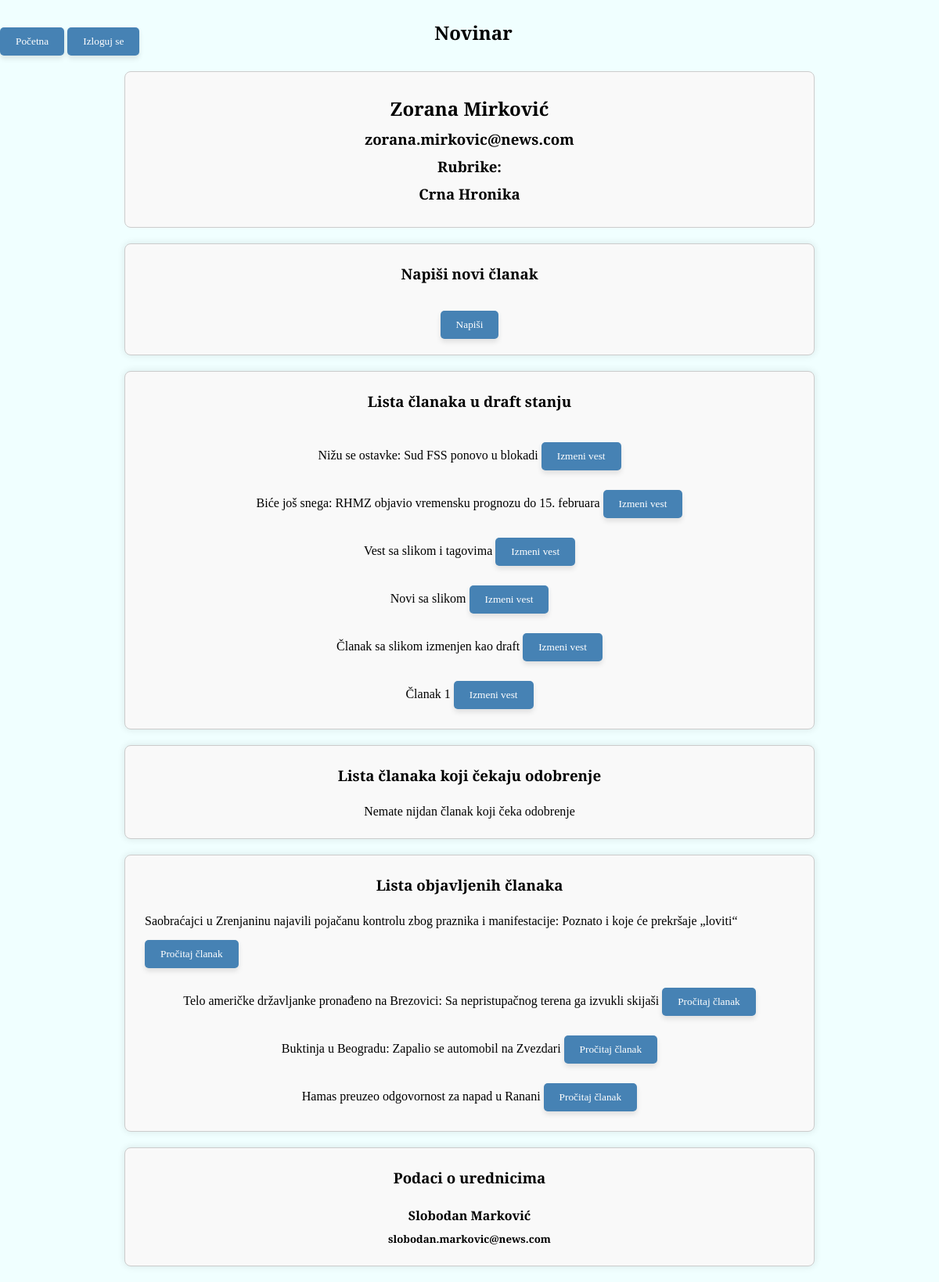
The app's page /Admin/naslovna.php (signed in) with its own data.
### tables this page shows
CREATE TABLE IF NOT EXISTS `novinar_rubrika` (
  `id_novinar_rubrika` int(11) NOT NULL AUTO_INCREMENT,
  `id_rubrike` int(11) NOT NULL,
  `id_novinara` int(11) NOT NULL,
  PRIMARY KEY (`id_novinar_rubrika`),
  KEY `fk_novinar_rubrika_rubrika1_idx` (`id_rubrike`),
  KEY `fk_novinar_rubrika_redakcija1_idx` (`id_novinara`)
);

CREATE TABLE IF NOT EXISTS `rubrika` (
  `id_rubrike` int(11) NOT NULL AUTO_INCREMENT,
  `naziv` varchar(45) NOT NULL,
  PRIMARY KEY (`id_rubrike`)
);

CREATE TABLE IF NOT EXISTS `vest` (
  `id_vesti` int(11) NOT NULL AUTO_INCREMENT,
  `naslov` varchar(200) NOT NULL,
  `sadrzaj` mediumtext NOT NULL,
  `datum_vreme` datetime DEFAULT NULL,
  `broj_lajkova` int(11) NOT NULL DEFAULT '0',
  `broj_dislajkova` int(11) NOT NULL DEFAULT '0',
  `stanje` varchar(45) NOT NULL,
  `id_novinara` int(11) NOT NULL,
  `id_rubrike` int(11) NOT NULL,
  `slika_url` varchar(500) NOT NULL,
  PRIMARY KEY (`id_vesti`),
  KEY `fk_vest_rubrika_idx` (`id_rubrike`),
  KEY `fk_vest_redakcija1_idx` (`id_novinara`)
);

CREATE TABLE IF NOT EXISTS `urednik_rubrika` (
  `id_urednik_rubrika` int(11) NOT NULL AUTO_INCREMENT,
  `id_rubrike` int(11) NOT NULL,
  `id_urednika` int(11) NOT NULL,
  PRIMARY KEY (`id_urednik_rubrika`),
  KEY `fk_urednik_rubrika_rubrika1_idx` (`id_rubrike`),
  KEY `fk_urednik_rubrika_redakcija1_idx` (`id_urednika`)
);

CREATE TABLE IF NOT EXISTS `redakcija` (
  `id_korisnika` int(11) NOT NULL AUTO_INCREMENT,
  `username` varchar(45) NOT NULL,
  `password` varchar(300) NOT NULL,
  `ime_prezime` varchar(70) NOT NULL,
  `uloga` varchar(45) NOT NULL,
  `email` varchar(70) NOT NULL,
  PRIMARY KEY (`id_korisnika`)
);

### Admin/klase.php (called while the page is built, shortened)
<?php
class AdminMetode{
    function __construct($hostname, $user, $password, $db_name)
    {
        $this->hostname = $hostname;
        $this->user = $user;
        $this->password = $password;
        $this->db_name = $db_name;
        $this->conn = new mysqli($this->hostname, $this->user, $this->password, $this->db_name);
        mysqli_set_charset($this->conn, "utf8");
    }
    function getNovinarRubrike($novinar_id)
    {
        $stmt = $this->conn->prepare("select * from  novinar_rubrika where id_novinara=?");
        $stmt->bind_param("i",$novinar_id);
        $stmt->execute();
        $rezultat=$stmt->get_result();
        if($rezultat->num_rows > 0){
            return $rezultat;
        }
        else{
            return false;
        }
    }
    function getUredniciRubrike($rubrika_id)
    {
        $stmt = $this->conn->prepare("select * from  urednik_rubrika where id_rubrike=?");
        $stmt->bind_param("i", $rubrika_id);
        $stmt->execute();
        $rezultat = $stmt->get_result();
        if ($rezultat->num_rows > 0) {
            return $rezultat;
        } else {
            return false;
        }
    }
    function getRubrikaByID($rubrika_id)
    {
        $stmt = $this->conn->prepare("select * from  rubrika where id_rubrike=?");
        $stmt->bind_param("i",$rubrika_id);
        $stmt->execute();
        $rezultat=$stmt->get_result();
        if($rezultat->num_rows > 0){
            return $rezultat->fetch_assoc();
        }
        else{
            return false;
        }
    }
    function getNovinarByID($novinar_id)
    {
        $stmt = $this->conn->prepare("select * from redakcija where id_korisnika=?");
        $stmt->bind_param("i",$novinar_id);
        $stmt->execute();
        $rezultat=$stmt->get_result();
        if($rezultat->num_rows > 0){
            return $rezultat->fetch_assoc();
        }
        else{
            return false;
        }
    }
    function getVestiByKorisnik($id_korisnika, $stanje)
    {
        $stmt = $this->conn->prepare("select * from vest where id_novinara = ? and stanje = ? order by datum_vreme desc");
        $stmt->bind_param("is", $id_korisnika, $stanje);
        $stmt->execute();
        $rezultat = $stmt->get_result();
        if ($rezultat->num_rows > 0) {
            return $rezultat;
        } else {
            return false;
        }
    }
}
$metode = new AdminMetode("localhost", "root", "", "uros_projekat3");

### Admin/naslovna.php (the view, shortened to what this page needs)
<?php
include "klase.php";
if (isset($_SESSION["id_korisnika"])) {
?>
    <!DOCTYPE html>
    <html lang="en">
    <head>
        <link rel="stylesheet" href="style.css">
    </head>
    <body>
        <section>
        <?php if ($_SESSION["uloga"] == "glavni urednik"): ?>
            <div class="main" style="position: relative;">
        <?php else: ?>
            <div style="position: relative; padding-top: 20px;">
        <?php endif; ?>
            <?php include "menu.php"; ?>
            <h1 class="pocetna_velika_slova" style="position: absolute; top: 50%; left: 50%; transform: translate(-50%, -50%);"><?php echo $_SESSION["uloga"]; ?></h1>
        </div>
            <?php
            if ($_SESSION["uloga"] == "novinar") {
                echo "<div class='podaci_novinara'>";
                echo "<h2>" . $_SESSION["ime_prezime"] . "<h2>";
                echo "<h3>" . $_SESSION["email"] . "<h3>";
                echo "<h3>Rubrike:<h3>";
                $rubrike_novinar = $metode->getNovinarRubrike($_SESSION["id_korisnika"]);
                if ($rubrike_novinar != false) {
                    while ($rubrika_novinar = $rubrike_novinar->fetch_assoc()) {
                        $rubrika = $metode->getRubrikaByID($rubrika_novinar["id_rubrike"]);
                        echo "<p>$rubrika[naziv]</p>";
                    }
                } else {
                    echo "<p>Ovaj novinar nije ni u jednoj rubrici</p>";
                }
                echo "</div>";
            ?>
                <div class="polje_novinar">
                    <h3>Napiši novi članak</h3>
                    <a href="napisi_clanak.php"><button class="dugme">Napiši</button></a>
                </div>
                <div class="polje_novinar">
                    <h3>Lista članaka u draft stanju</h3>
                    <?php
                    $vesti_novinara_draft = $metode->getVestiByKorisnik($_SESSION["id_korisnika"], "draft");
                    if ($vesti_novinara_draft != false) {
                        while ($vest = $vesti_novinara_draft->fetch_assoc()) {
                            echo "<p>$vest[naslov] <a href=izmeni_vest.php?id_vesti=$vest[id_vesti]><button class=dugme>Izmeni vest</button></a></p>";
                        }
                    } else {
                        echo "<p>Nemate nijdan draft članak</p>";
                    }
                    ?>
                </div>
                <div class="polje_novinar">
                    <h3>Lista članaka koji čekaju odobrenje</h3>
                    <?php
                    $vesti_novinara_draft = $metode->getVestiByKorisnik($_SESSION["id_korisnika"], "odobrenje");
                    if ($vesti_novinara_draft != false) {
                        while ($vest = $vesti_novinara_draft->fetch_assoc()) {
                            echo "<p>$vest[naslov] <a href=procitaj_clanak.php?id_vesti=$vest[id_vesti]><button class=dugme>Pročitaj članak</button></a></p>";
                        }
                    } else {
                        echo "<p>Nemate nijdan članak koji čeka odobrenje</p>";
                    }
                    ?>
                </div>
                <div class="polje_novinar">
                    <h3>Lista objavljenih članaka</h3>
                    <?php
                    $vesti_novinara_draft = $metode->getVestiByKorisnik($_SESSION["id_korisnika"], "objavljen");
                    if ($vesti_novinara_draft != false) {
                        while ($vest = $vesti_novinara_draft->fetch_assoc()) {
                            echo "<p>$vest[naslov] <a href=procitaj_clanak.php?id_vesti=$vest[id_vesti]><button class=dugme>Pročitaj članak</button></a></p>";
                        }
                    } else {
                        echo "<p>Nemate nijdan objavljen</p>";
                    }
                    ?>
                </div>
                <div class="polje_novinar">
                    <h3>Podaci o urednicima</h3>
                    <?php
                    $rubrike_novinar = $metode->getNovinarRubrike($_SESSION["id_korisnika"]);
                    while ($rubrika = $rubrike_novinar->fetch_assoc()) {
                        $urednici_rubrike = $metode->getUredniciRubrike($rubrika["id_rubrike"]);
                        if ($urednici_rubrike != false) {
                            while ($urednik_rubrike = $urednici_rubrike->fetch_assoc()) {
                                $urednik = $metode->getNovinarByID($urednik_rubrike["id_urednika"]);
                                echo "<h4>$urednik[ime_prezime]</h4>";
                                echo "<h5>$urednik[email]</h5>";
                            }
                        } else {
                            echo "<p>Ovaj novinar nema urednike</p>";
                        }
                    }
                    ?>
                </div>
            <?php
            }
            ?>
        </section>
    </body>
    </html>
<?php
} else {
    header("location:index.php");
}

### Admin/menu.php
<div class="menu">
    <a href="naslovna.php"><button class="dugme">Početna</button></a>
    <a href="logout.php"><button class="dugme">Izloguj se</button></a>
</div>

### Admin/style.css (style rules this page uses)
* { margin: 0px; padding: 0px; font-family: 'Playfair Display', serif; }
body { background-color: azure; }
h1, h2, h3, h4, h5, p { margin: 5px; }
.dugme { background-color: #4682B4; color: #FFF; margin-top: 15px; padding: 10px 20px; border: none; border-radius: 5px; box-shadow: 0px 4px 6px rgba(0, 0, 0, 0.1); cursor: pointer; transition: background-color 0.3s ease; }
.pocetna_velika_slova { text-transform: capitalize; }
.polje_novinar { width: 70%; margin: 20px auto; padding: 20px; border: 1px solid #ccc; background-color: #f9f9f9; border-radius: 8px; box-shadow: 0px 0px 10px rgba(0, 0, 0, 0.1); transition: box-shadow 0.3s ease; display: flex; justify-content: center; align-items: center; flex-direction: column; }
.polje_novinar h3 { margin-bottom: 20px; }
.podaci_novinara { width: 70%; margin: 20px auto; padding: 20px; border: 1px solid #ccc; background-color: #f9f9f9; border-radius: 8px; }
.podaci_novinara h2, .podaci_novinara h3, .podaci_novinara p { margin: 10px 0; text-align: center; }

### records on screen
novinar_rubrika: id_rubrike.naziv "Crna Hronika"
vest: naslov "Nižu se ostavke: Sud FSS ponovo u blokadi"
vest: naslov "Biće još snega: RHMZ objavio vremensku prognozu do 15. februara"
vest: naslov "Vest sa slikom i tagovima"
vest: naslov "Novi sa slikom"
vest: naslov "Članak sa slikom izmenjen kao draft"
vest: naslov "Članak 1"
vest: naslov "Saobraćajci u Zrenjaninu najavili pojačanu kontrolu zbog praznika i manifestacije: Poznato i koje će prekršaje „loviti“"
vest: naslov "Telo američke državljanke pronađeno na Brezovici: Sa nepristupačnog terena ga izvukli skijaši"
vest: naslov "Buktinja u Beogradu: Zapalio se automobil na Zvezdari"
vest: naslov "Hamas preuzeo odgovornost za napad u Ranani"
urednik_rubrika: id_urednika.ime_prezime "Slobodan Marković", id_urednika.email "slobodan.markovic@news.com"

### other values on screen
$_SESSION["uloga"] "Novinar"
$_SESSION["ime_prezime"] "Zorana Mirković"
$_SESSION["email"] "zorana.mirkovic@news.com"
